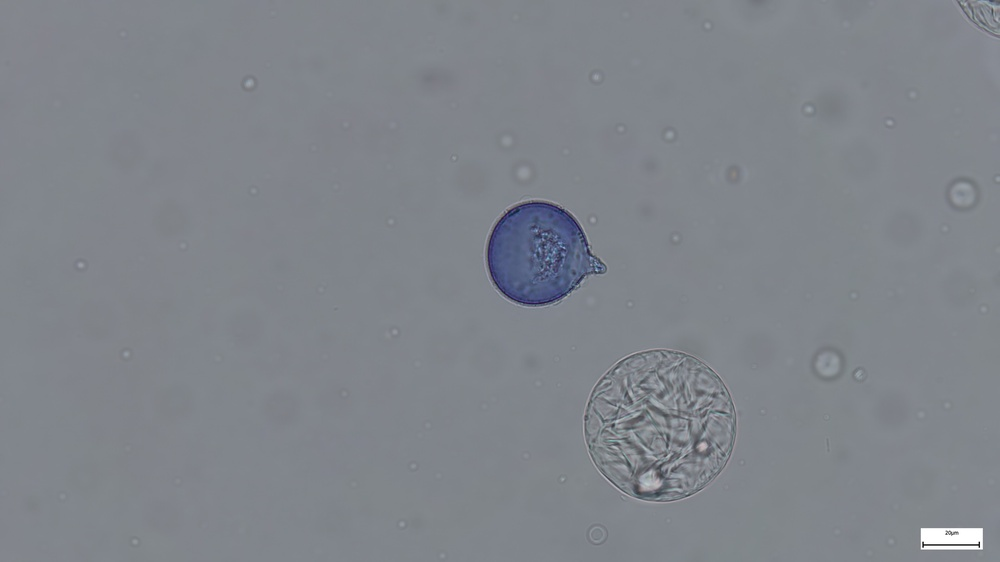
#> input picture pollen_picture_folder/Snap_2025-03-24_azumi_2_250.jpg, 1000 x 562 px, shrunk from 3840 x 2160 before the run
$ python -i 04_make_features10_IFAR_v3.py   (imports and definitions only)   (older library calls are emulated)
#> lines starting #> are read from the running program, lines starting #| are printed output that depends on the picture; after the words box and inside, x2 and y2 are one past the last pixel; in counts of white or black regions, pixels touching at a corner belong together
#!/usr/bin/env python3
"""
04_make_features10_IFAR_v3.py

Purpose
-------
Generate 10 engineered features from 512x512 pollen crops and append *_zscore columns.

This script is designed to follow:
  02_crop512centered_IFAR_v2.py  -> produces 'saved_filename' (+ optional 'crop_status')
  03_estimate_center_cxcy_IFAR_v2.py -> produces 'cx','cy' (+ optional 'center_status', 'gx','gy','dist','offset_ratio')

Robustness (DOI-friendly)
-------------------------
- Never misalign rows: writes feature columns per-row (df.at[idx, ...]).
- Optional filtering: process only rows where crop_status=='ok' and/or center_status=='ok'.
- Records per-row processing state in 'feature_status'.
- Writes a NEW CSV by default (does not overwrite input unless you pass --output_csv pointing to same path).

Input expectations
------------------
CSV must contain:
  - saved_filename  (preferred) OR filename
  - cx, cy, radius  (radius may be named 'r' in some older CSVs; this script can map it)

Images are expected to be 512x512 grayscale or color crops.
"""

from __future__ import annotations

import argparse
import math
import os
from pathlib import Path
from typing import Optional, Tuple

import cv2
import numpy as np
import pandas as pd
from scipy import ndimage
from tqdm import tqdm


# -----------------------------
# Helpers
# -----------------------------

def ensure_dir(p: Path) -> None:
    p.mkdir(parents=True, exist_ok=True)


# [14 lines left out: functions safe_float, read_gray, not called in this run]


def otsu_mask(img_gray: np.ndarray, blur: bool = True) -> np.ndarray:
    """Binary mask: pollen=1, background=0 (uint8 0/1)."""
#> called with blur = True
    g = img_gray
    if blur:
        g = cv2.GaussianBlur(g, (3, 3), 0)
    _, th = cv2.threshold(g, 0, 255, cv2.THRESH_BINARY_INV + cv2.THRESH_OTSU)
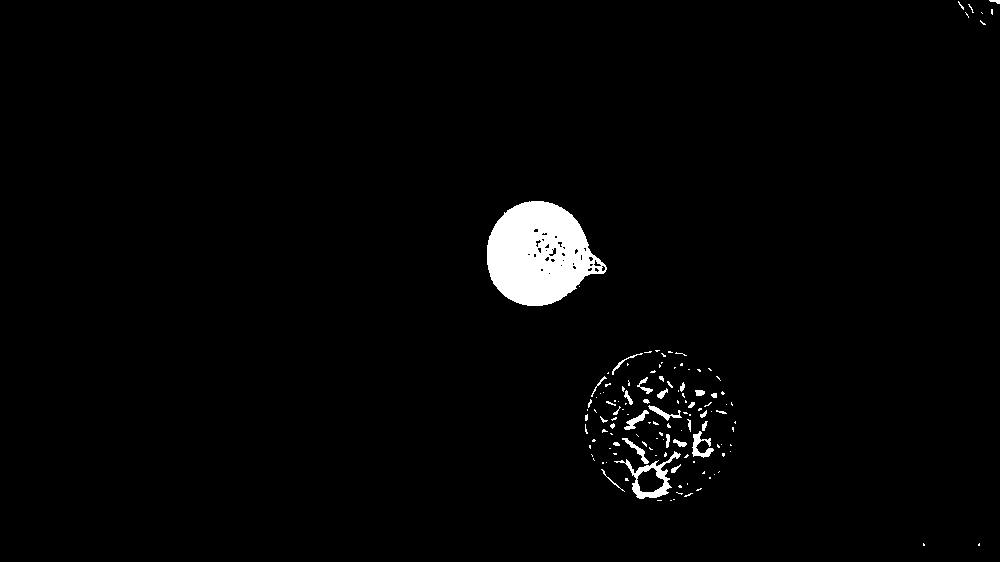
#> th: shape (562, 1000); 2.1% white; 130 white regions (100 under 20 px), largest, box (x1, y1, x2, y2) and area: (487, 201, 607, 306) 8544, (614, 451, 681, 499) 749, (692, 431, 714, 458) 256

    # Clean small speckles / fill tiny holes
    th = cv2.morphologyEx(th, cv2.MORPH_OPEN, np.ones((3, 3), np.uint8), iterations=1)
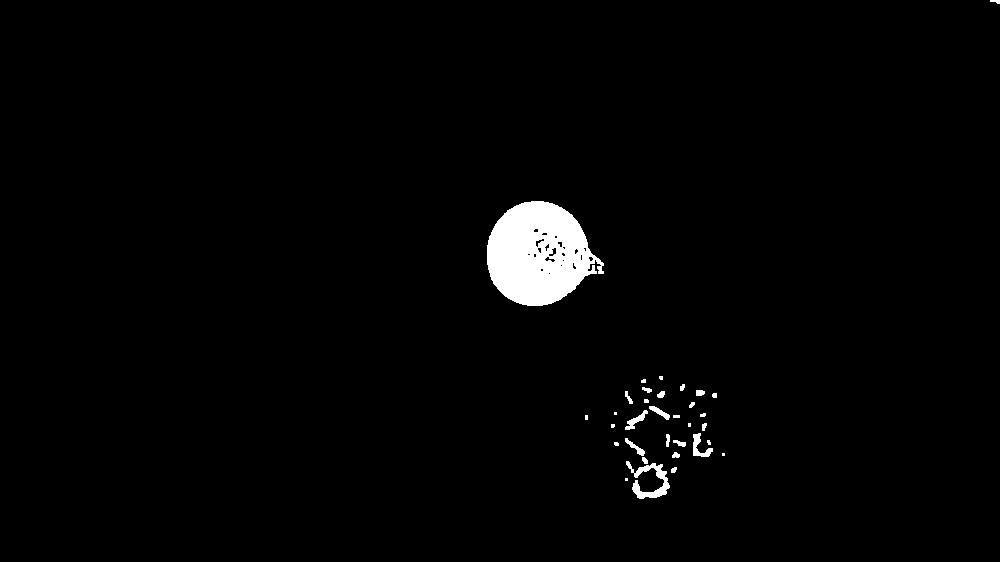
#> th: shape (562, 1000); 1.8% white; 33 white regions (11 under 20 px), largest, box (x1, y1, x2, y2) and area: (487, 201, 604, 306) 8496, (626, 461, 670, 499) 618, (693, 433, 713, 457) 207
    th = cv2.morphologyEx(th, cv2.MORPH_CLOSE, np.ones((5, 5), np.uint8), iterations=1)
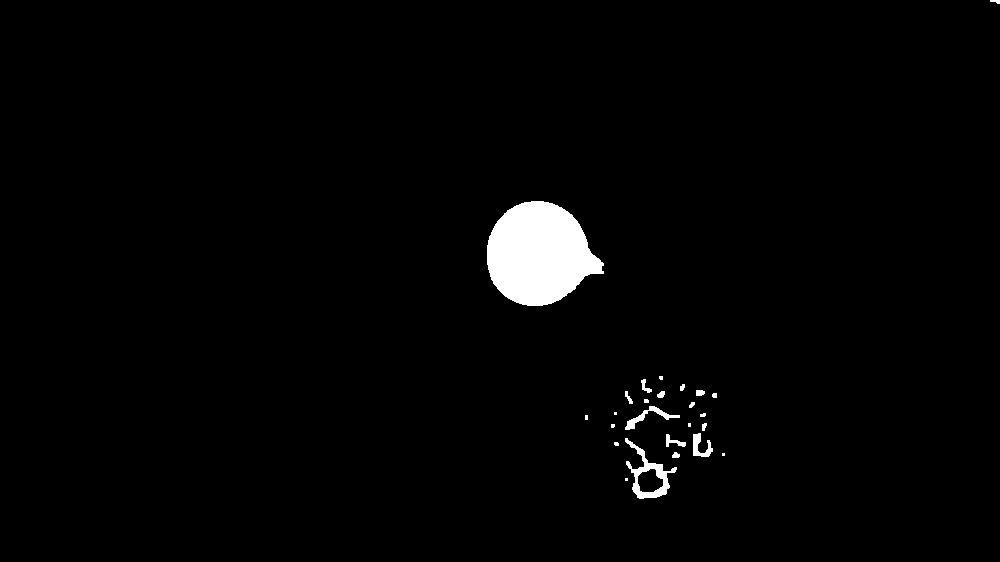
#> th: shape (562, 1000); 1.9% white; 25 white regions (9 under 20 px), largest, box (x1, y1, x2, y2) and area: (487, 201, 604, 306) 8749, (625, 438, 677, 499) 861, (625, 406, 680, 430) 310

    return (th > 0).astype(np.uint8)


# [22 lines left out: functions largest_contour, mask_centroid, shannon_entropy, not called in this run]


def dist_transform(mask01: np.ndarray) -> np.ndarray:
    """Euclidean distance transform within mask (float)."""
    return ndimage.distance_transform_edt(mask01.astype(bool))


# -----------------------------
# Feature functions (10)
# -----------------------------

# [78 lines left out: functions feature_centroid_shift, feature_circularity, feature_convex_def_ratio, feature_edge_density, feature_texture_entropy, feature_radial_grad and 1 more, not called in this run]


def feature_area_px(mask01: np.ndarray) -> int:
    return int(mask01.sum())


# [219 lines left out: functions feature_fractal_dim, feature_spike_cnt, add_zscore, parse_args, main, not called in this run]


# [2 lines not run here, left out]

>>> import cv2
>>> picture = cv2.imread('pollen_picture_folder/Snap_2025-03-24_azumi_2_250.jpg', cv2.IMREAD_GRAYSCALE)
>>> result = otsu_mask(picture)

$ run again, on pollen_picture_folder/Snap_2025-03-24_azumi_2_261.jpg
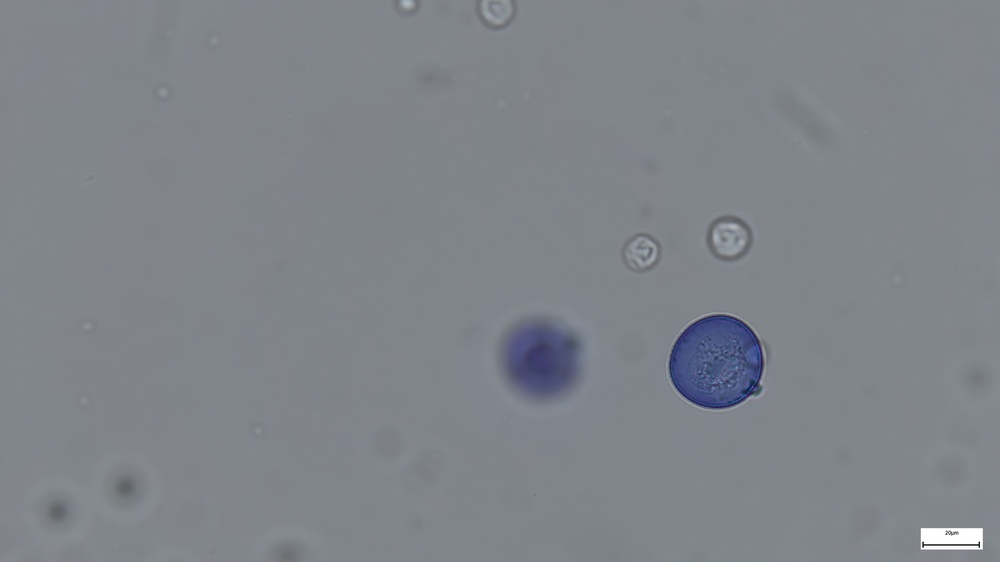
#> input picture pollen_picture_folder/Snap_2025-03-24_azumi_2_261.jpg, 1000 x 562 px, shrunk from 3840 x 2160 before the run
#> in otsu_mask, `_, th = cv2.threshold(g, 0, 255, cv2.THRESH_BINARY_INV + cv2.THRESH_OT..`:
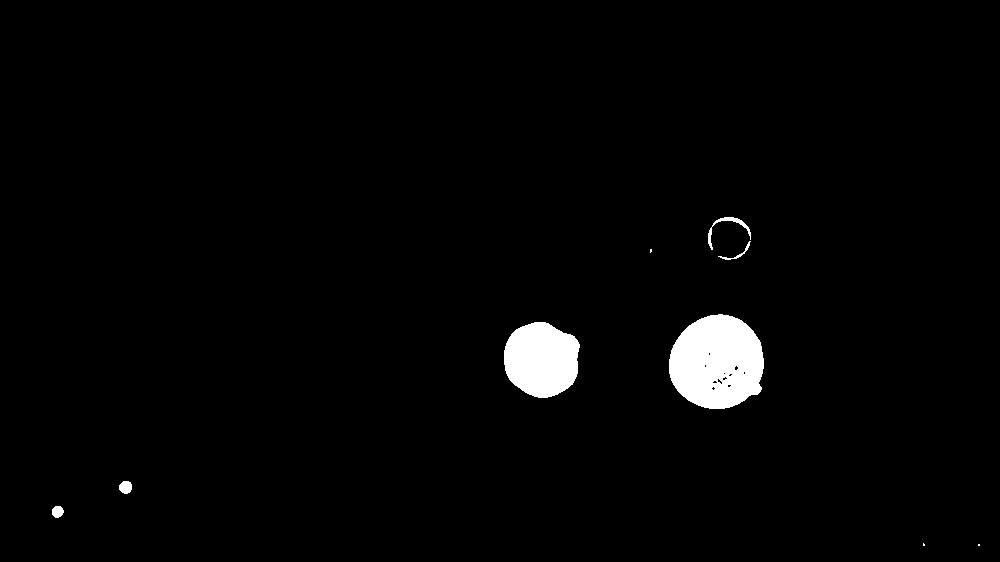
#> th: shape (562, 1000); 2.2% white; 9 white regions (3 under 20 px), largest, box (x1, y1, x2, y2) and area: (669, 314, 764, 409) 7050, (504, 322, 580, 398) 4509, (708, 217, 751, 250) 229, (119, 481, 132, 494) 135, (52, 506, 64, 518) 113, (718, 241, 751, 260) 85

$ run again, on pollen_picture_folder/Snap_2025-03-24_azumi_2_268.jpg
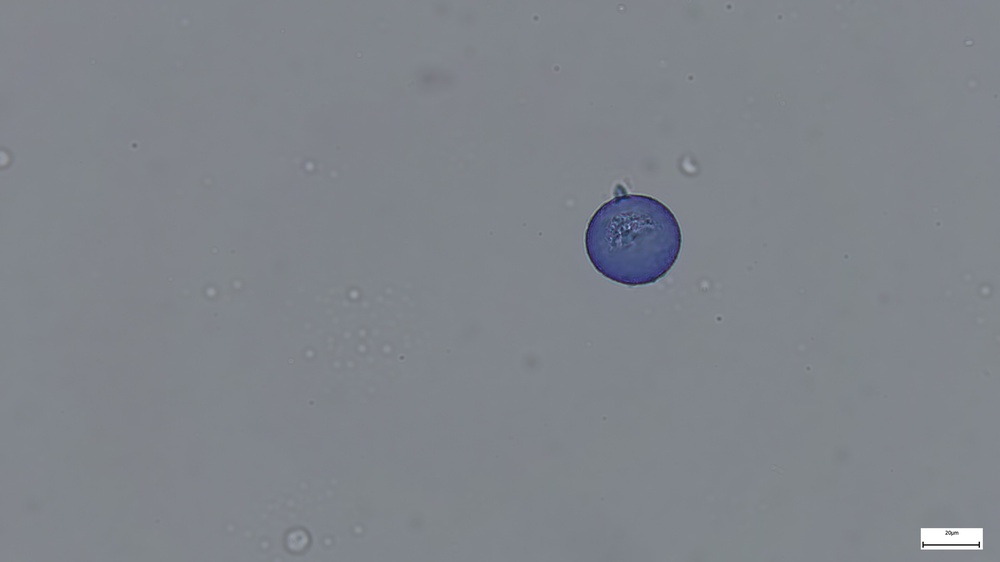
#> input picture pollen_picture_folder/Snap_2025-03-24_azumi_2_268.jpg, 1000 x 562 px, shrunk from 3840 x 2160 before the run
#> in otsu_mask, `_, th = cv2.threshold(g, 0, 255, cv2.THRESH_BINARY_INV + cv2.THRESH_OT..`:
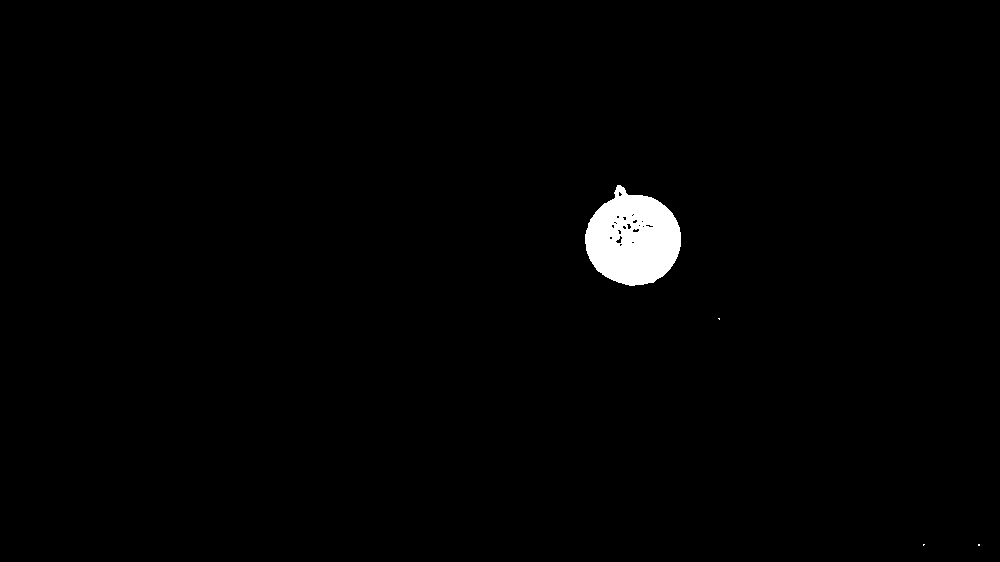
#> th: shape (562, 1000); 1.2% white; 4 white regions (3 under 20 px), largest, box (x1, y1, x2, y2) and area: (585, 185, 681, 286) 6840

$ run again, on pollen_picture_folder/Snap_2025-03-24_azumi_2_269.jpg
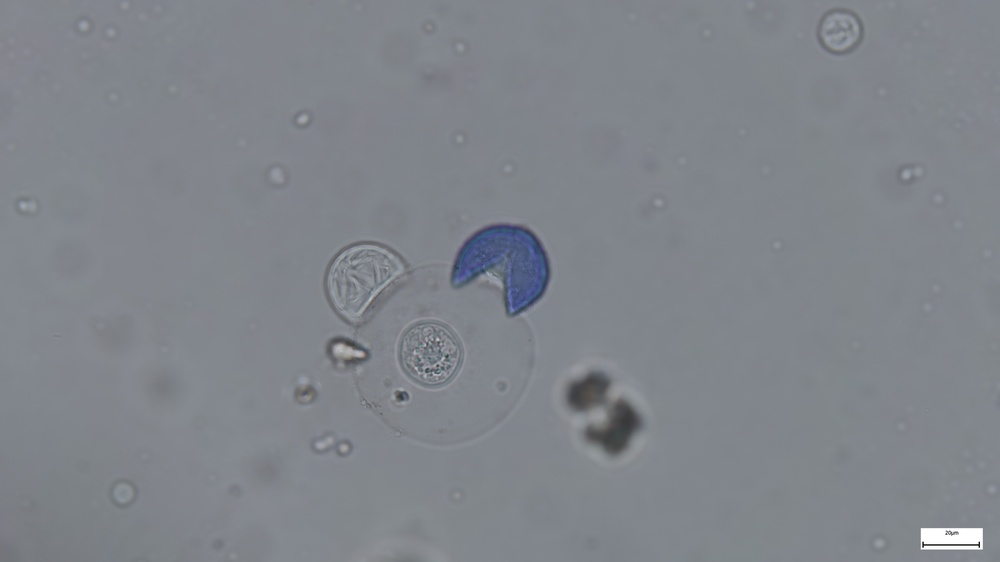
#> input picture pollen_picture_folder/Snap_2025-03-24_azumi_2_269.jpg, 1000 x 562 px, shrunk from 3840 x 2160 before the run
#> in otsu_mask, `_, th = cv2.threshold(g, 0, 255, cv2.THRESH_BINARY_INV + cv2.THRESH_OT..`:
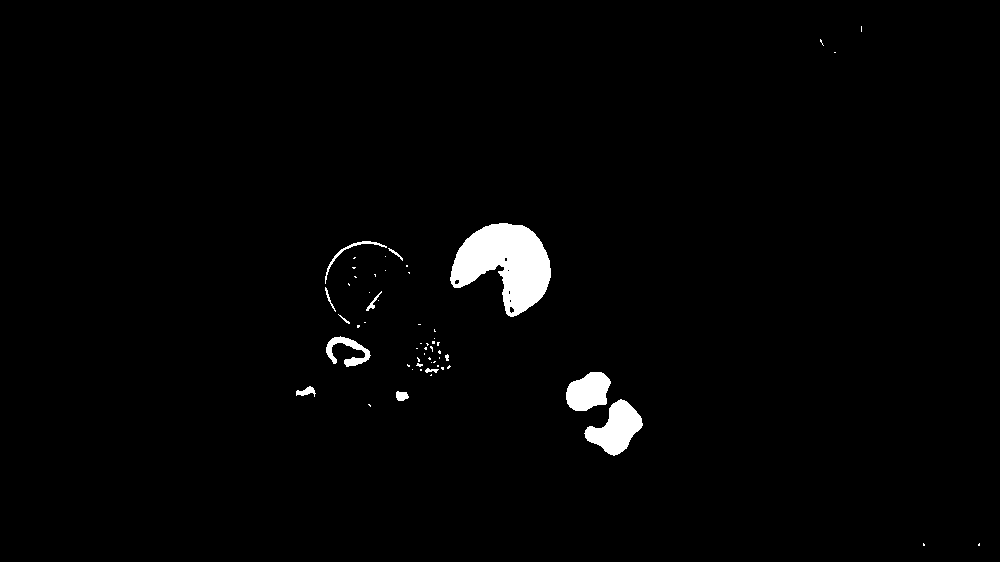
#> th: shape (562, 1000); 1.8% white; 57 white regions (44 under 20 px), largest, box (x1, y1, x2, y2) and area: (450, 223, 551, 317) 5680, (584, 399, 643, 456) 1777, (566, 372, 611, 411) 1288
#> in otsu_mask, `th = cv2.morphologyEx(th, cv2.MORPH_OPEN, np.ones((3, 3), np.uint8), i..`:
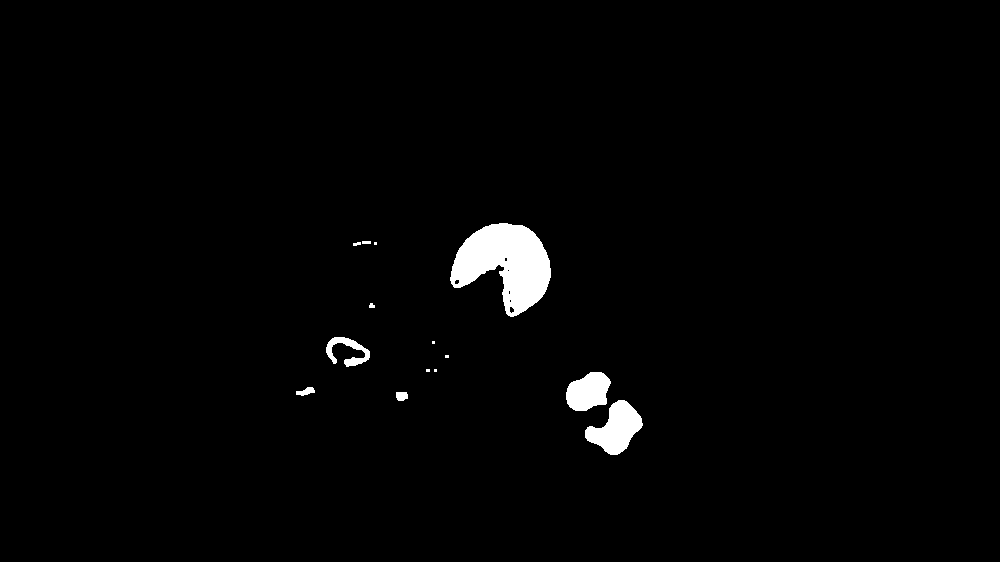
#> th: shape (562, 1000); 1.7% white; 14 white regions (5 under 20 px), largest, box (x1, y1, x2, y2) and area: (450, 223, 551, 317) 5676, (585, 400, 643, 455) 1772, (566, 372, 611, 411) 1288
